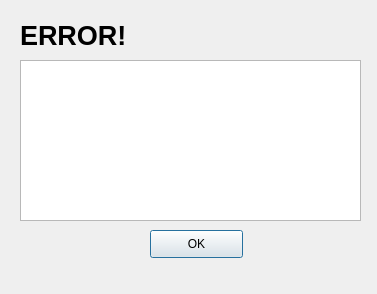
<?xml version="1.0" encoding="UTF-8"?>
<ui version="4.0">
 <class>ErrorWin</class>
 <widget class="QDialog" name="ErrorWin">
  <property name="geometry">
   <rect>
    <x>0</x>
    <y>0</y>
    <width>377</width>
    <height>294</height>
   </rect>
  </property>
  <property name="palette">
   <palette>
    <active>
     <colorrole role="Text">
      <brush brushstyle="SolidPattern">
       <color alpha="255">
        <red>243</red>
        <green>0</green>
        <blue>4</blue>
       </color>
      </brush>
     </colorrole>
    </active>
    <inactive>
     <colorrole role="Text">
      <brush brushstyle="SolidPattern">
       <color alpha="255">
        <red>243</red>
        <green>0</green>
        <blue>4</blue>
       </color>
      </brush>
     </colorrole>
    </inactive>
    <disabled>
     <colorrole role="Text">
      <brush brushstyle="SolidPattern">
       <color alpha="255">
        <red>120</red>
        <green>120</green>
        <blue>120</blue>
       </color>
      </brush>
     </colorrole>
    </disabled>
   </palette>
  </property>
  <property name="windowTitle">
   <string>Dialog</string>
  </property>
  <widget class="QLabel" name="label">
   <property name="geometry">
    <rect>
     <x>20</x>
     <y>0</y>
     <width>141</width>
     <height>71</height>
    </rect>
   </property>
   <property name="palette">
    <palette>
     <active>
      <colorrole role="Text">
       <brush brushstyle="SolidPattern">
        <color alpha="255">
         <red>255</red>
         <green>2</green>
         <blue>6</blue>
        </color>
       </brush>
      </colorrole>
     </active>
     <inactive>
      <colorrole role="Text">
       <brush brushstyle="SolidPattern">
        <color alpha="255">
         <red>255</red>
         <green>2</green>
         <blue>6</blue>
        </color>
       </brush>
      </colorrole>
     </inactive>
     <disabled>
      <colorrole role="Text">
       <brush brushstyle="SolidPattern">
        <color alpha="255">
         <red>120</red>
         <green>120</green>
         <blue>120</blue>
        </color>
       </brush>
      </colorrole>
     </disabled>
    </palette>
   </property>
   <property name="font">
    <font>
     <family>Arial</family>
     <pointsize>20</pointsize>
     <weight>75</weight>
     <bold>true</bold>
    </font>
   </property>
   <property name="text">
    <string>ERROR!</string>
   </property>
  </widget>
  <widget class="QPushButton" name="pushButton">
   <property name="geometry">
    <rect>
     <x>150</x>
     <y>230</y>
     <width>93</width>
     <height>28</height>
    </rect>
   </property>
   <property name="text">
    <string>OK</string>
   </property>
   <property name="shortcut">
    <string>Space</string>
   </property>
  </widget>
  <widget class="QTextBrowser" name="error_info">
   <property name="geometry">
    <rect>
     <x>20</x>
     <y>60</y>
     <width>341</width>
     <height>161</height>
    </rect>
   </property>
  </widget>
 </widget>
 <resources>
  <include location="bg.qrc"/>
 </resources>
 <connections>
  <connection>
   <sender>pushButton</sender>
   <signal>clicked()</signal>
   <receiver>ErrorWin</receiver>
   <slot>close()</slot>
   <hints>
    <hint type="sourcelabel">
     <x>188</x>
     <y>258</y>
    </hint>
    <hint type="destinationlabel">
     <x>308</x>
     <y>255</y>
    </hint>
   </hints>
  </connection>
 </connections>
</ui>
